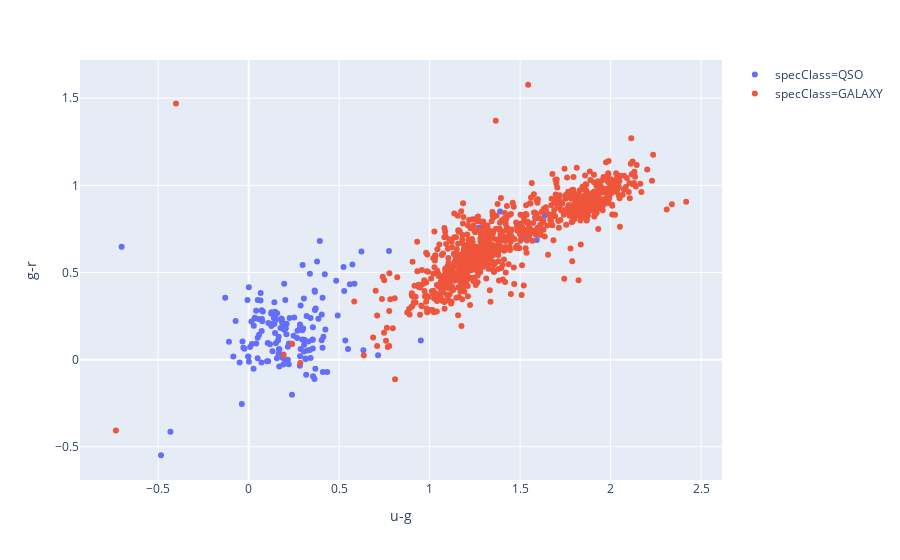

The notebook cell saved with this chart:
### Code cell
fig = px.scatter(df, x='u-g', y='g-r', color='specClass')
fig.show()

### Figure 1 — Plotly figure (JSON) as saved in the notebook; plotly's stock layout.template omitted (floating-point values rounded to 4 significant figures; data arrays with more than 128 entries replaced by an {"elided": "..."} marker saying what was removed)
{"data": [{"hoverlabel": {"namelength": 0}, "hovertemplate": "specClass=QSO<br>u-g=%{x}<br>g-r=%{y}", "legendgroup": "specClass=QSO", "marker": {"color": "#636efa", "symbol": "circle"}, "mode": "markers", "name": "specClass=QSO", "showlegend": true, "type": "scatter", "x": {"elided": "163 float values"}, "xaxis": "x", "y": {"elided": "163 float values"}, "yaxis": "y"}, {"hoverlabel": {"namelength": 0}, "hovertemplate": "specClass=GALAXY<br>u-g=%{x}<br>g-r=%{y}", "legendgroup": "specClass=GALAXY", "marker": {"color": "#EF553B", "symbol": "circle"}, "mode": "markers", "name": "specClass=GALAXY", "showlegend": true, "type": "scatter", "x": {"elided": "837 float values"}, "xaxis": "x", "y": {"elided": "837 float values"}, "yaxis": "y"}], "layout": {"legend": {"tracegroupgap": 0}, "margin": {"t": 60}, "xaxis": {"anchor": "y", "domain": [0, 1], "title": {"text": "u-g"}}, "yaxis": {"anchor": "x", "domain": [0, 1], "title": {"text": "g-r"}}}}
